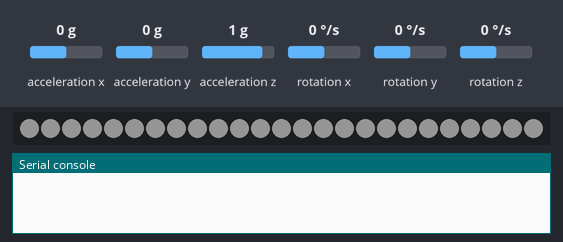
Bench run of a program on a simulated MicroPython board. Shown: 25 RGB LEDs in strip order, left to right, the last lines printed to the serial console. Inputs (shaded band) come from the test bench; at power-on: acceleration x 0 g, acceleration y 0 g, acceleration z 1 g, rotation x 0 °/s, rotation y 0 °/s, rotation z 0 °/s. Dim RGB values are drawn brighter than linear; no MQTT or app messages arrive unless stated; nothing arrives over Bluetooth unless stated; library files of the repository ran but are not shown: mpu6886.py.

Above: at 1.2 s.
At 3.7 s:
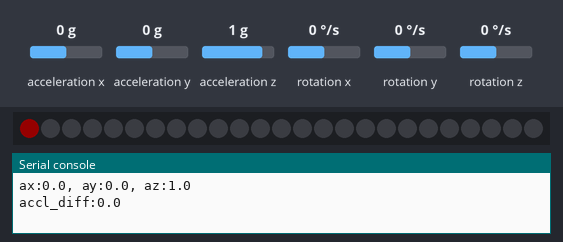

The program:

micropython_ble.py
```python
import gc
from machine import Pin, I2C
from neopixel import NeoPixel
from micropython import const
from ubluetooth import BLE, UUID, FLAG_NOTIFY, FLAG_READ, FLAG_WRITE
from umqtt.simple import MQTTClient, MQTTException
from mpu6886 import MPU6886
import utime


class ScanBle():
    def __init__(self):
        # Initialize BLE Device
        self.bt = BLE()
        self.bt.active(True)
        self.bt.irq(handler=self.bt_irq)
        self._IRQ_SCAN_RESULT = const(1 << 4)
        self._IRQ_SCAN_COMPLETE = const(1 << 5)

        # Initialize List
        self._li_addr = []

        # Set Const. Values
        self._UTC_OFFSET = 9
        self.ble_num = 0

    def bt_irq(self, event, data):
        if event == self._IRQ_SCAN_RESULT:
            # A single scan result.
            # addr_type, addr, connectable, rssi, adv_data = data
            _, addr, _, rssi, _ = data
            if -65 <= rssi:
                # self._li_addr.append(':'.join(['{:02X}'.format(addr[_]) for _ in range(len(addr))]))
                self._li_addr.append(str(addr))
                self._li_addr = list(set(self._li_addr))

    def scan(self, duration_ms, interval_ms, window_ms):
        # Scan BLE Devices
        self._li_addr = []
        self.bt.gap_scan(duration_ms, interval_ms * 1000, window_ms * 1000)
        utime.sleep_ms(duration_ms)
        # self._li_addr = list(set(self._li_addr))

        # # Parse Scanned Data
        # for i in range(len(self._li_addr)):
        #     _date = utime.localtime(utime.mktime(utime.localtime()) + self._UTC_OFFSET * 3600)
        #     _date = '{:04d}'.format(_date[0]) + '-' + '{:02d}'.format(_date[1]) + '-' + '{:02d}'.format(_date[2]) + \
        #                 ' ' + '{:02d}'.format(_date[3]) + ':' + '{:02d}'.format(_date[4]) + ':' + '{:02d}'.format(_date[5])
        #     print("Mode:ble, date:{} address:{}".format(_date, self._li_addr[i]))

        # Get Num of BLE Devices
        self.ble_num = len(self._li_addr)

        # Delete Class Variables
        print("ble_num: {}\n".format(self.ble_num))
        return self.ble_num


class AcclData():
    def __init__(self):
        # Definitions for the ATOM Matrix
        self.MPU6886_SCL = const(21)
        self.MPU6886_SDA = const(25)
        self.avg_gx, self.avg_gy, self.avg_gz = 0, 0, 0
        self.accl_diff = 0
        self.initialize_device()

    def calibrateGyro(self, num):
        for _ in range(0, num):
            gx, gy, gz = self.imu.getGyroData()
            self.avg_gx += gx
            self.avg_gy += gy
            self.avg_gz += gz
            utime.sleep_ms(50)
        self.avg_gx /= num
        self.avg_gy /= num
        self.avg_gz /= num

    def initialize_device(self):
        # I2C bus init for ATOM Matrix MPU6886
        i2c = I2C(scl=Pin(self.MPU6886_SCL), sda=Pin(self.MPU6886_SDA))

        # Values you can use to initialize the accelerometer. AFS_16G, means +-8G sensitivity, and so on
        # Larger scale means less precision
        AFS_2G      = const(0x00)
        AFS_4G      = const(0x01)
        AFS_8G      = const(0x02)
        AFS_16G     = const(0x03)

        # Values you can use to initialize the gyroscope. GFS_2000DPS means 2000 degrees per second sensitivity, and so on
        # Larger scale means less precision
        GFS_250DPS  = const(0x00)
        GFS_500DPS  = const(0x01)
        GFS_1000DPS = const(0x02)
        GFS_2000DPS = const(0x03)

        # by default, if you initialize MPU6886 with  imu = MPU6886(i2c), GFS_2000DPS and AFS_8G are used
        # if you want to initialize with other values you have too use :
        # imu = MPU6886(i2c,mpu6886.GFS_250DPS,mpu6886.AFS_4G )
        # imu = MPU6886(i2c) #=> use default 8G / 2000DPS
        self.imu = MPU6886(i2c, GFS_500DPS, AFS_4G)

        # in order to calibrate Gyroscope you have to put the device on a flat surface
        # preferably level with the floor and not touch it during the procedure. (1s for 20 cycles)
        self.calibrateGyro(20)

    def computeAngles(self, ax, ay, az):
        pitch = 180 * atan (ax / sqrt(ay ** 2 + az ** 2)) / pi
        roll = 180 * atan (ay / sqrt(ax ** 2 + az ** 2)) / pi
        yaw = 180 * atan (az / sqrt(ax ** 2 + ay ** 2)) / pi
        return pitch, roll, yaw

    def get_accl_diff(self):
        # Get Acceleration Data
        old_ax, old_ay, old_az = self.imu.getAccelData()
        utime.sleep_ms(500)
        ax, ay, az = self.imu.getAccelData()

        # gx, gy, gz = ad.imu.getGyroData()
        # pitch, roll, yaw = ad.computeAngles(ax, ay, az)

        # Calc Differential of Acceleration
        self.accl_diff = ((ax - old_ax) ** 2) + ((ay - old_ay) ** 2) + ((az - old_az) ** 2)
        self.accl_diff = self.accl_diff ** (1 / 2)

        print("old_ax:{}, old_ay:{}, old_az:{}".format(old_ax, old_ay, old_az))
        print("ax:{}, ay:{}, az:{}".format(ax, ay, az))
        print("accl_diff:{}\n".format(self.accl_diff))
        return self.accl_diff

        # print("gx:{}, gy:{}, gz:{}".format(gx, gy, gz))
        # print("pitch:{}, roll:{}, yaw:{}".format(pitch, roll, yaw))


class PubMQTT():
    def __init__(self):
        # Set MQTT Broker Settings
        self.SERVER = "mqtt.thingspeak.com"
        self.CHANNEL_ID = "1134196"
        self.WRITE_API_KEY = "HV3JD5ZR9KIOGV4V"

        # Set MQTT Client Settings
        self.topic = "channels/" + self.CHANNEL_ID + "/publish/" + self.WRITE_API_KEY
        self.client = MQTTClient("umqtt_client", self.SERVER)

    def pub_data(self, ble_num, accl_diff, err_code=0):
        # Send Data to MQTT Broker
        self.client.connect()
        _payload = "field1=" + str(ble_num) + "&field2=" + "{:.3e}".format(accl_diff) + "&field3=" + str(err_code)
        self.client.publish(self.topic, _payload)
        print('send to: {}'.format(self.topic))
        print('send data: {}\n'.format(_payload))
        self.client.disconnect()
        return


class DispLED():
    def __init__(self):
        # Initialize LED
        self.LED_GPIO = const(27)
        self.matrix_size_x = const(5)
        self.matrix_size_y = const(5)
        self.np = NeoPixel(Pin(self.LED_GPIO), self.matrix_size_x * self.matrix_size_y)

    def turn_on_led(self, color_R, color_G, color_B):
        for i in range(25):
            self.np[i] = (color_R, color_G, color_B)
        self.np.write()

    def blink_led(self, pos, color_R, color_G, color_B):
        self.np[pos] = (color_R, color_G, color_B)
        self.np.write()
        utime.sleep_ms(1000)
        self.clear_led()

    def clear_led(self):
        for i in range(25):
            self.np[i] = (0, 0, 0)
        self.np.write()


# Initialize Class
sb = ScanBle()
ad = AcclData()
dl = DispLED()
pm = PubMQTT()

def main():
    def make_err_log(e):
        import sys
        with open("error.log", "a") as f:
            _date = utime.localtime(utime.mktime(utime.localtime()) + sb._UTC_OFFSET * 3600)
            _date = '{:04d}'.format(_date[0]) + '-' + '{:02d}'.format(_date[1]) + '-' + '{:02d}'.format(_date[2]) + \
                        ' ' + '{:02d}'.format(_date[3]) + ':' + '{:02d}'.format(_date[4]) + ':' + '{:02d}'.format(_date[5])
            f.write("date:{}\n".format(_date))
            sys.print_exception(e, f)
            f.write('\n')

    def disp_err_status(color_R, color_G, color_B, err_code):
        dl.clear_led()
        utime.sleep_ms(20000)
        pm.pub_data(ble_num=-1, accl_diff=-1, err_code=err_code)
        dl.turn_on_led(color_R, color_G, color_B)
        utime.sleep_ms(5000)
        dl.clear_led()
        utime.sleep_ms(1000)

    cnt = 0
    dl.clear_led()
    dl.turn_on_led(20, 20, 20)
    utime.sleep_ms(1000)
    dl.clear_led()
    utime.sleep_ms(1000)
    while True:
        try:
            # Get Accl_Diff Data
            accl_diff = ad.get_accl_diff()
            dl.blink_led(cnt % 25, 20, 0, 0)
            utime.sleep_ms(8500)

            # # Scan BLE Devices
            ble_num = sb.scan(duration_ms=5000, interval_ms=1500, window_ms=1000)
            dl.blink_led(cnt % 25, 0, 0, 20)
            utime.sleep_ms(4000)

            # Send Data to MQTT Broker
            pm.pub_data(ble_num, accl_diff)
            dl.blink_led(cnt % 25, 0, 20, 0)
            utime.sleep_ms(9000)

            # Collect Garbages
            gc.collect()
            cnt += 1
        except KeyboardInterrupt:
            break
        except IndexError as e:
            make_err_log(e)
            import machine
            machine.reset()
        except MemoryError as e:
            make_err_log(e)
            disp_err_status(20, 20, 0, err_code=1)
            import machine
            machine.reset()
        except MQTTException as e:
            make_err_log(e)
            disp_err_status(0, 20, 20, err_code=5)
            import machine
            machine.reset()
        except Exception as e:
            make_err_log(e)
            disp_err_status(20, 0, 0, err_code=10)
            break

if __name__ == '__main__':
    main()
```

Measured:
- what the display in image 0 shows lasts 1.0 s, from 1.2 s to 2.2 s
